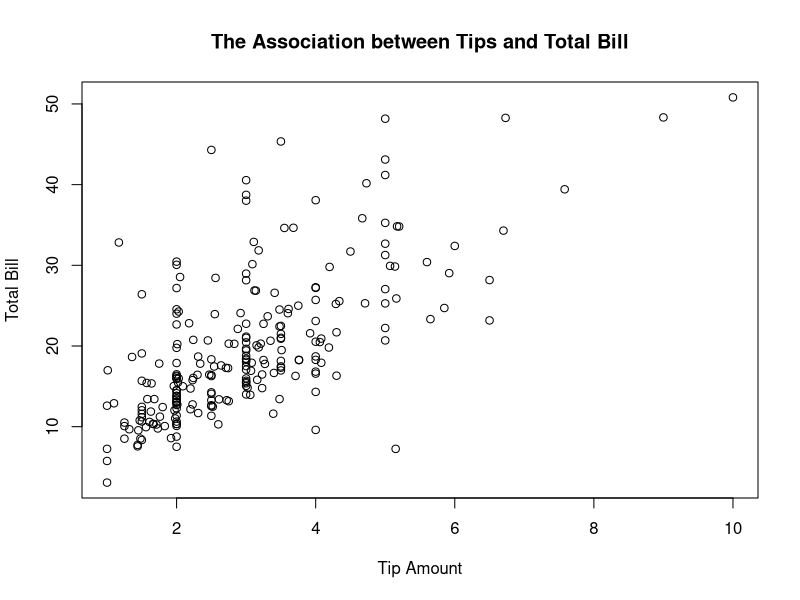
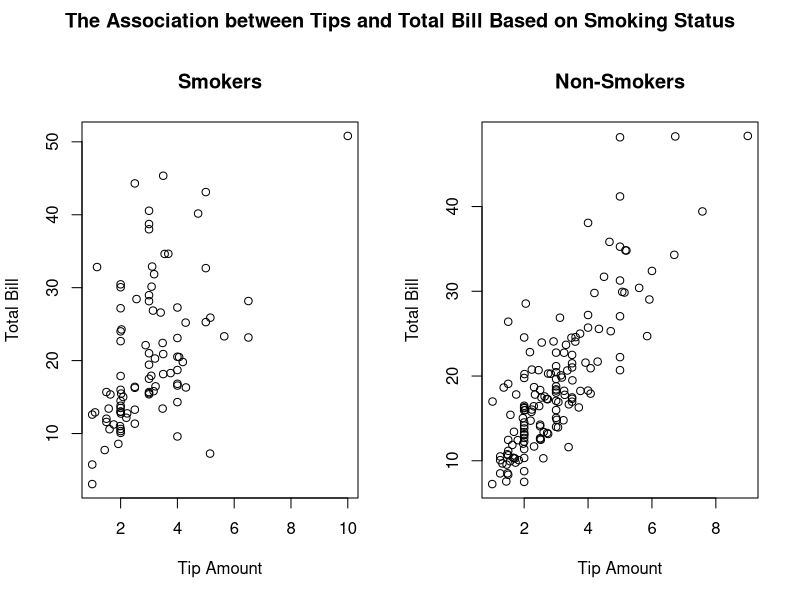
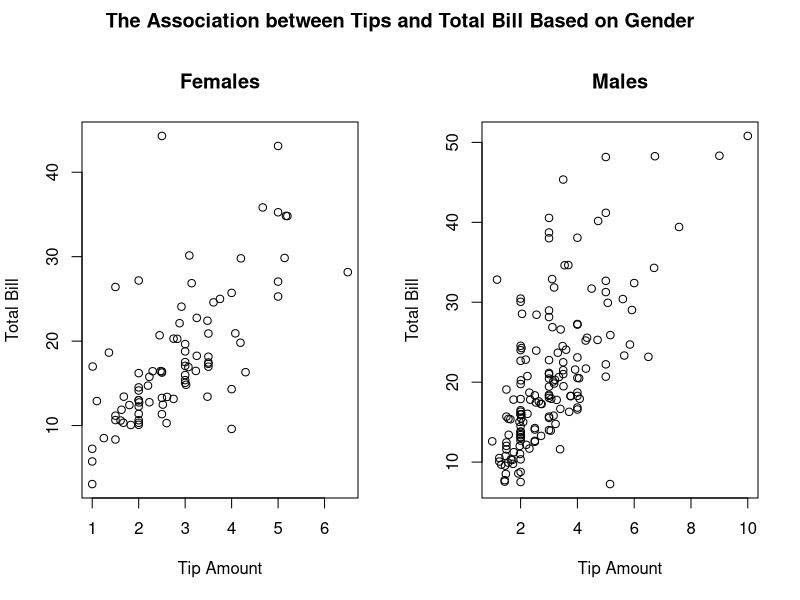
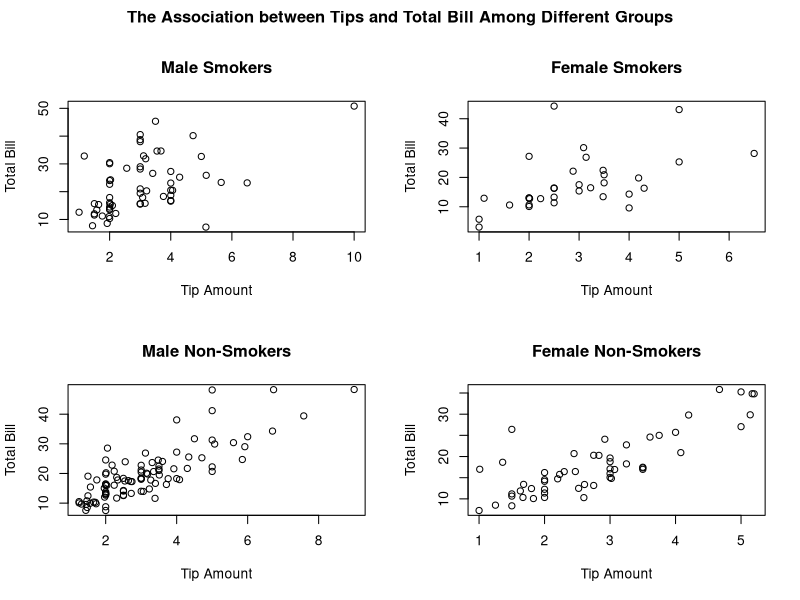
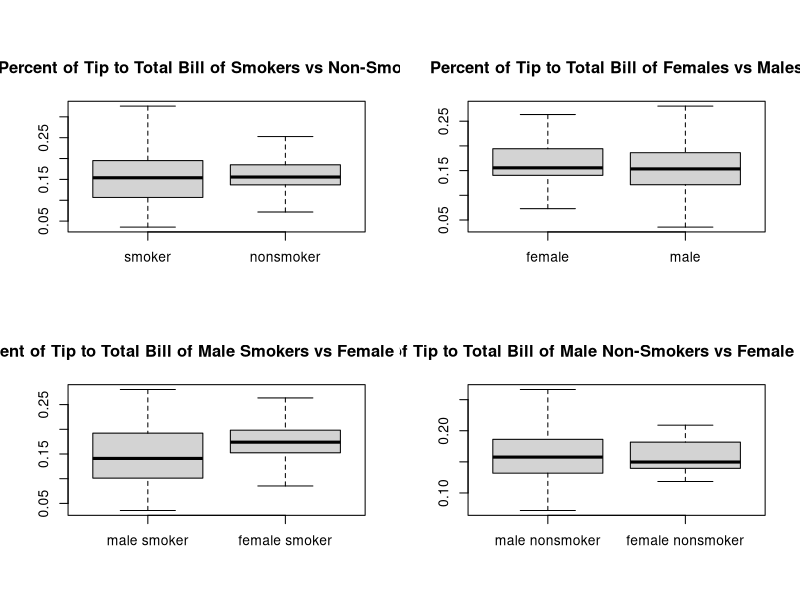
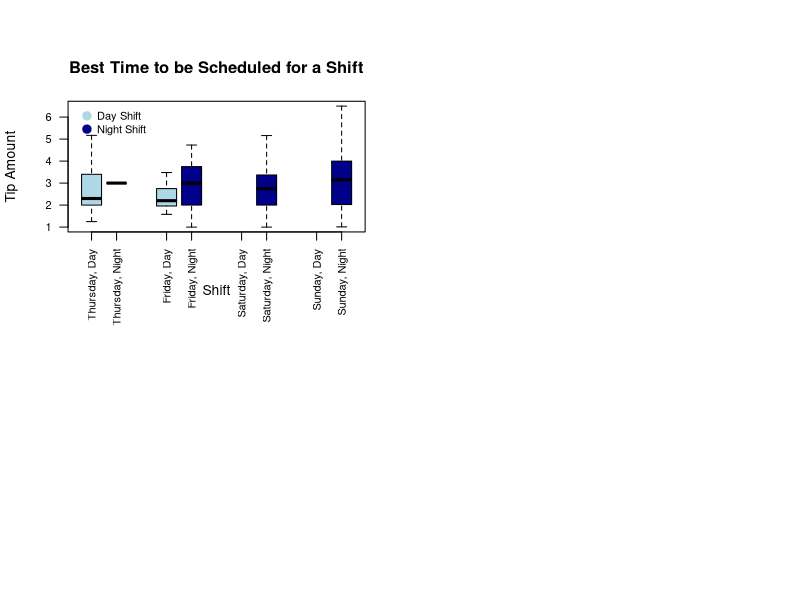

Write R code to recreate these figures, in order.
## ---- chunk 1
knitr::opts_chunk$set(echo = TRUE)
#require("dplyr")
tips_df = read.csv("./Data/tips.csv")

attach(tips_df)
## ---- chunk 2
plot(TIP,TOTBILL, xlab = "Tip Amount", ylab = "Total Bill", main = "The Association between Tips and Total Bill")
## ---- chunk 3
smoker = tips_df[SMOKER==1,]
n_smoker =  tips_df[SMOKER==0,]
female = tips_df[SEX==1,]
male = tips_df[SEX==0,]

par(mfrow=c(1,2), oma=c(0,0,2,0))
smoker_plot = plot(smoker$TIP, smoker$TOTBILL, xlab = "Tip Amount", ylab = "Total Bill", main= "Smokers")
n_smoker_plot = plot(n_smoker$TIP, n_smoker$TOTBILL, xlab = "Tip Amount", ylab = "Total Bill", main= "Non-Smokers")
title("The Association between Tips and Total Bill Based on Smoking Status",outer = TRUE)

par(mfrow=c(1,2), oma=c(0,0,2,0))
female_plot = plot(female$TIP, female$TOTBILL, xlab = "Tip Amount", ylab = "Total Bill", main= "Females")
male_plot = plot(male$TIP, male$TOTBILL, xlab = "Tip Amount", ylab = "Total Bill", main= "Males")
title("The Association between Tips and Total Bill Based on Gender",outer = TRUE)

## ---- chunk 4
m_smoker = tips_df[SEX==0 & SMOKER==1,]
f_smoker = tips_df[SEX==1 & SMOKER==1,]
m_nsmoker = tips_df[SEX==0 & SMOKER==0,]
f_nsmoker = tips_df[SEX==1 & SMOKER==0,]

par(mfrow=c(2,2), oma = c(0,0,2,0))
plot(m_smoker$TIP, m_smoker$TOTBILL, xlab = "Tip Amount", ylab = "Total Bill", main = "Male Smokers")
plot(f_smoker$TIP, f_smoker$TOTBILL, xlab = "Tip Amount", ylab = "Total Bill", main = "Female Smokers")
plot(m_nsmoker$TIP, m_nsmoker$TOTBILL, xlab = "Tip Amount", ylab = "Total Bill", main = "Male Non-Smokers")
plot(f_nsmoker$TIP, f_nsmoker$TOTBILL, xlab = "Tip Amount", ylab = "Total Bill", main = "Female Non-Smokers")
title("The Association between Tips and Total Bill Among Different Groups",outer = TRUE)
## ---- chunk 5
boxplot((smoker$TIP/smoker$TOTBILL),(n_smoker$TIP/n_smoker$TOTBILL),
        names=c("smoker","nonsmoker"),outline=FALSE, main= "Percent of Tip to Total Bill of Smokers vs Non-Smokers") 
boxplot((female$TIP/female$TOTBILL),(male$TIP/male$TOTBILL),
        names=c("female",'male'), outline=FALSE,main= "Percent of Tip to Total Bill of Females vs Males") 
## ---- chunk 6
boxplot((m_smoker$TIP/m_smoker$TOTBILL),(f_smoker$TIP/f_smoker$TOTBILL),
        names=c("male smoker","female smoker"),outline=FALSE, main= "Percent of Tip to Total Bill of Male Smokers vs Female Smokers") 
boxplot((m_nsmoker$TIP/m_nsmoker$TOTBILL), (f_nsmoker$TIP/f_nsmoker$TOTBILL), 
        names=c("male nonsmoker","female nonsmoker"), outline=FALSE,main= "Percent of Tip to Total Bill of Male Non-Smokers vs Female Non-Smokers") 
## ---- chunk 7
tips_df = na.omit(tips_df)
tipsD = tips_df[TIME == 0,]
tipsN = tips_df[TIME == 1,]

thurD = tipsD[tipsD$DAY==3,]$TIP
thurN = tipsN[tipsN$DAY==3,]$TIP
friD = tipsD[tipsD$DAY==4,]$TIP
friN = tipsN[tipsN$DAY==4,]$TIP
satD = tipsD[tipsD$DAY==5,]$TIP
satN = tipsN[tipsN$DAY==5,]$TIP
sunD = tipsN[tipsD$DAY==6,]$TIP
sunN = tipsN[tipsN$DAY==6,]$TIP

data = c(thurD,thurN,friD,friN,satD,satN,sunD,sunN)
colors = c("lightblue", "darkblue", "lightblue", "darkblue",  "lightblue", "darkblue", "lightblue", "darkblue")
spacing = c(1,2,4,5,7,8,10,11)
xLabels = c("Thursday, Day","Thursday, Night", "Friday, Day", "Friday, Night", "Saturday, Day", "Saturday, Night", "Sunday, Day", 'Sunday, Night') 

boxplot(thurD,thurN,friD,friN,satD,satN,sunD,sunN, 
        col = colors, 
        at= spacing, 
        names= xLabels,
        cex.axis = .8, 
        las = 2,
        outline=FALSE, main="Best Time to be Scheduled for a Shift",
      xlab="Shift", ylab="Tip Amount")
legend("topleft", legend = c("Day Shift","Night Shift"), 
    col = c("lightblue" ,"darkblue") , bty = "n", pch=20 , pt.cex = 2, cex = .8, horiz = FALSE, inset = c(0.03, 0.01))

